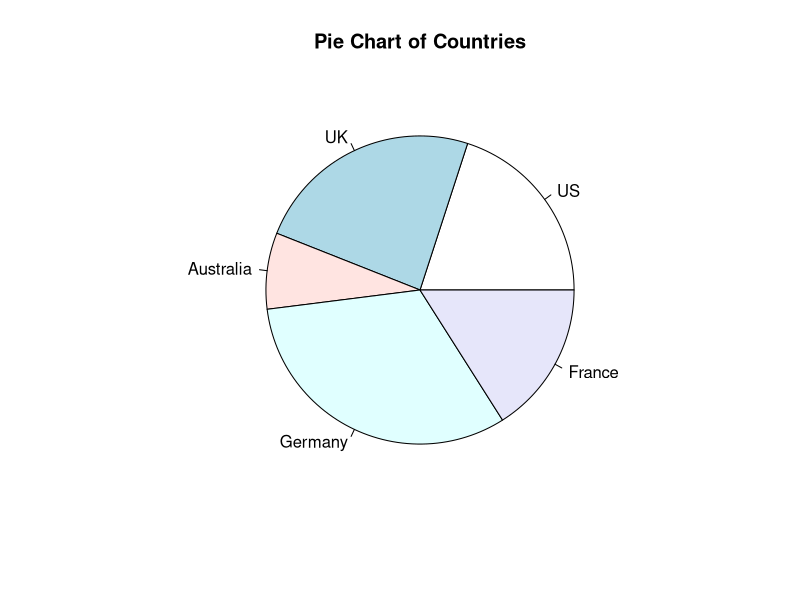
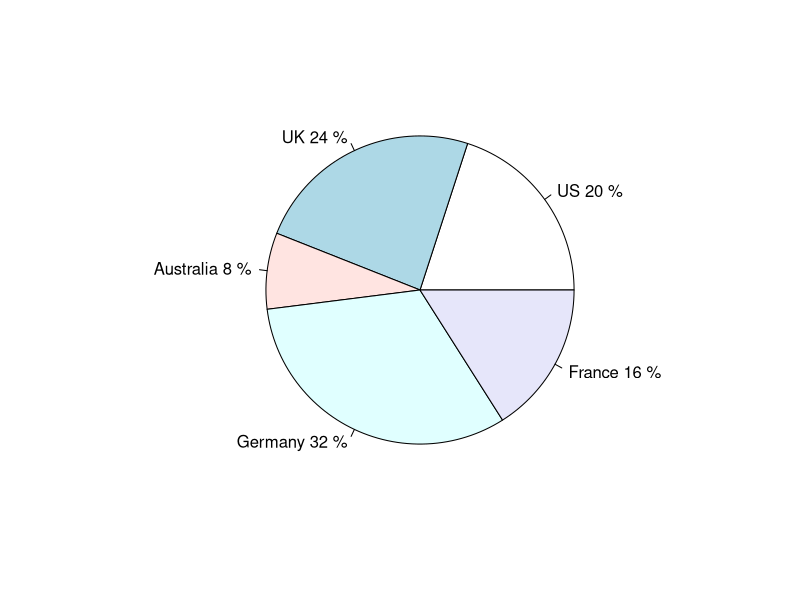
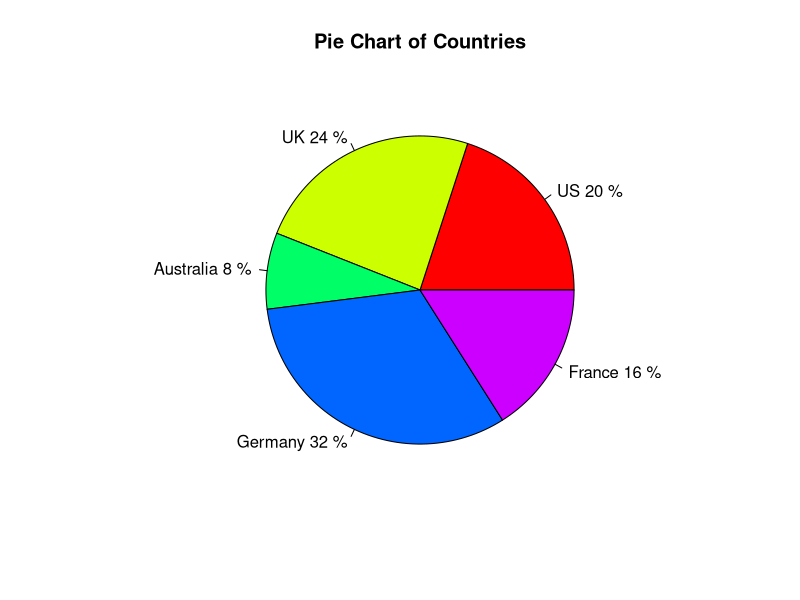
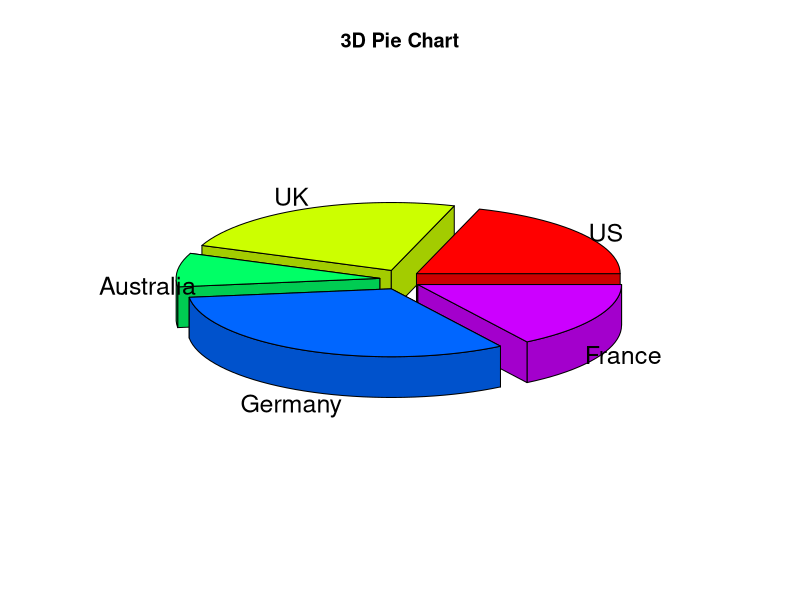

Generate these figures, in order, with R:
###############################################################################

#Pie Chart

#Simple Pie Charts

slices <- c(10, 12,4, 16, 8)

lbls <- c("US", "UK", "Australia", "Germany", "France")

pie(slices, labels = lbls, main="Pie Chart of Countries")

#Pie Chart with Annotated Percentages

pct <- round(slices/sum(slices)*100)

pct

lbls <- paste(paste(lbls, round(pct),"%",sep=" ")) # add % to

lbls

pie(slices,labels = lbls)

pie(slices,labels = lbls,col=rainbow(length(lbls)), main="Pie Chart of Countries")

#3D Exploded Pie Chart

#install.packages("plotrix")

library(plotrix)

slices <- c(10, 12, 4, 16, 8)

lbls <- c("US", "UK", "Australia", "Germany","France")

pie3D(slices,labels=lbls,explode=0.1,main="3D Pie Chart")

##############################################################################
